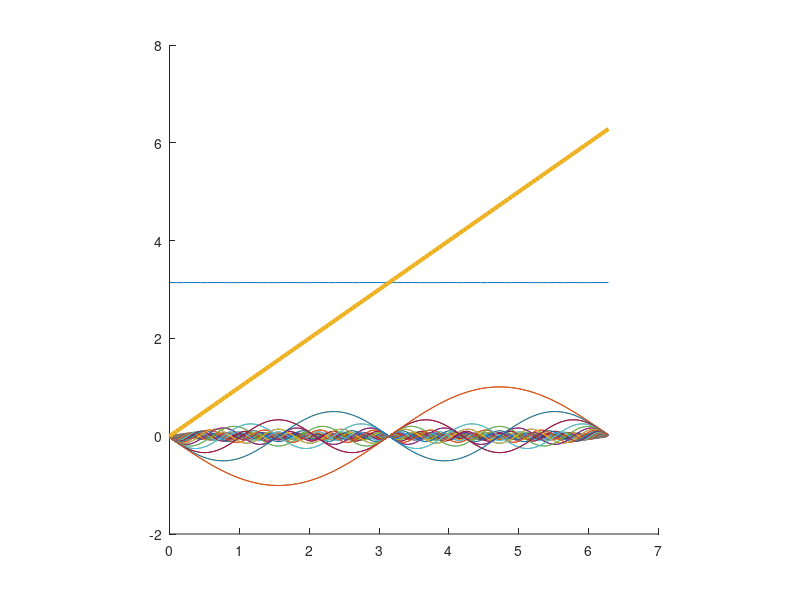

Write the MATLAB code that produced this figure.

% The Fourier transform lets us express a function as a countable sum of "fourier coefficients".
% This demonstrates the discrete fourier transform.

% Some set up.
clear;
cla;
hold on;
% Ignore this warning. imaginary parts will be small for real functions.
warning('off','MATLAB:plot:IgnoreImaginaryXYPart')


N = 128;						% Sample density
X = linspace(0, 2*pi, N);		% Interval length is 2*pi
Y = X;							% Our function. Experiment with this!


% First we find the fourier coefficients, f_hat
f_hat = zeros(1,N);

% For each coeff, integrate f*exp(- ~~~)
for n=1:N
	x = 0:N-1;
	f_hat(n) = f_hat(n) + sum( Y .* exp(-(2*pi/N)*i*(n-1)*x) );
	f_hat(n) = f_hat(n)/N;
end

% Uncomment to crosscheck with MATLAB's fast fourier transform.
% f_hat = fft(Y).*(1/N);

% plot the scaled basis functions.
for n=1:N
	x = 0:N-1;
	plot(X, f_hat(n) .* exp(2*pi/N*i*(n-1)*x));	
end

% Reconstruct F by summing the fourier coefficients with basis functions.
F = zeros(1, N);
for x=1:N
	n = 0:N-1;
	F(x) = F(x) + sum(f_hat .* exp((2*pi/N)*i*(x-1).* n));
end

plot(X, F, 'LineWidth',3);

axis equal;
axis square;